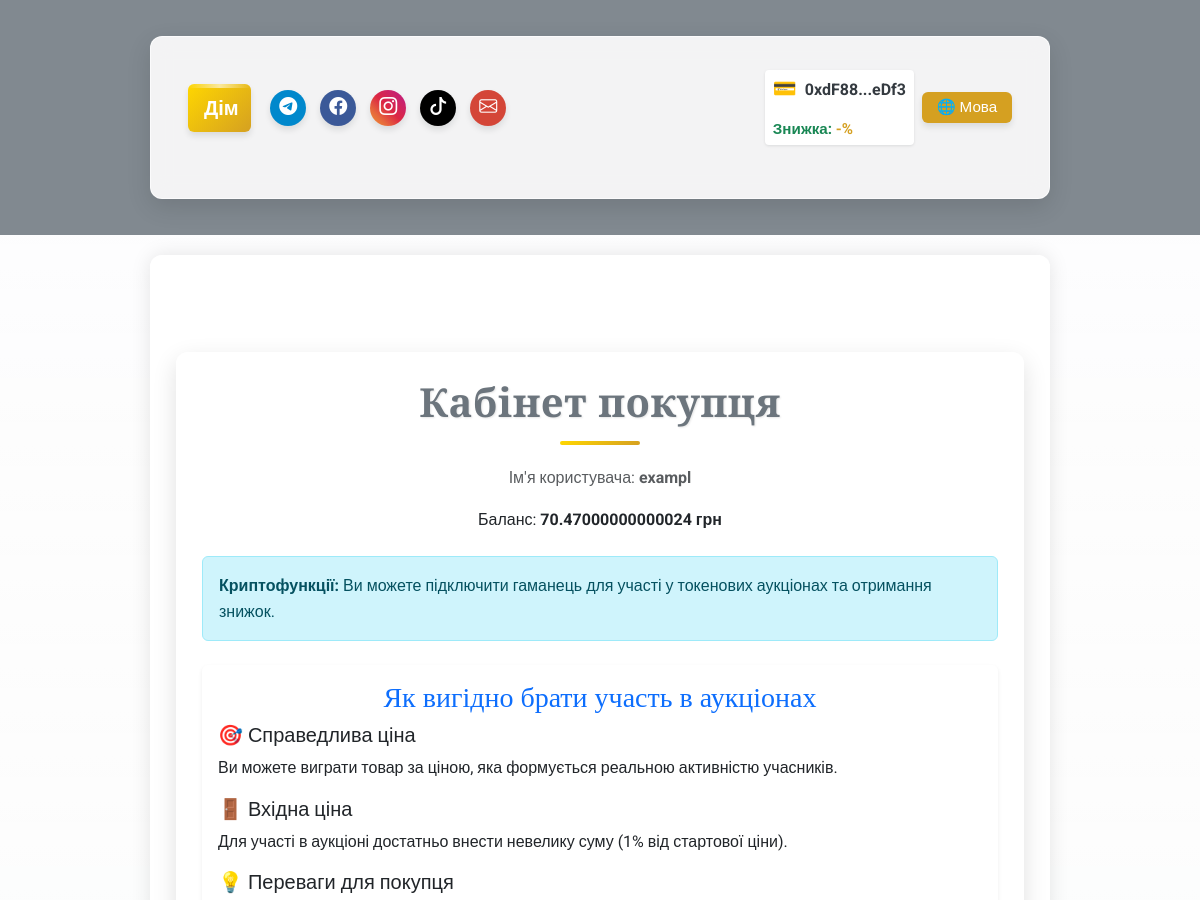
The app's page /user/buyer/Bramaverein1@gmail.com (signed in, upper part), older data.
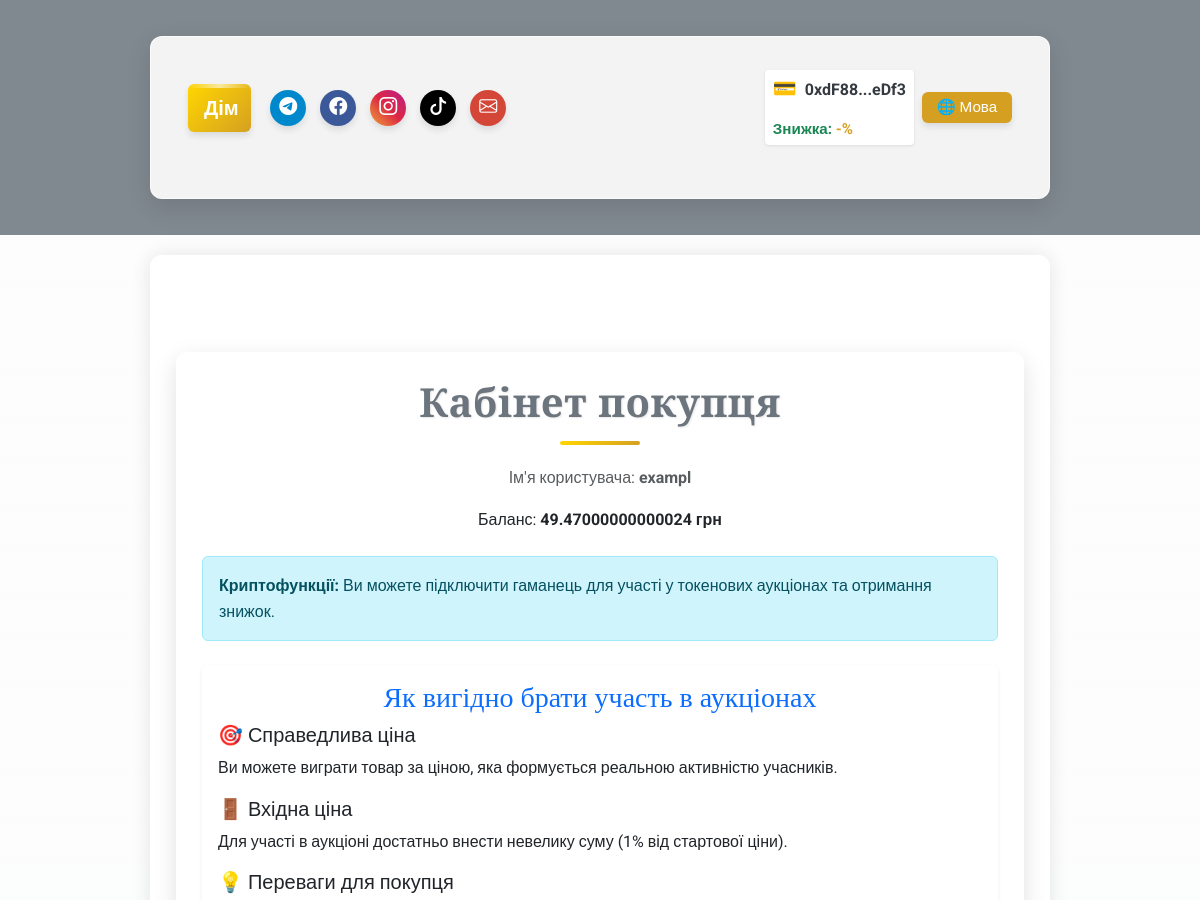
The same page, newer data.
### app/models/user.py (models this page shows, shortened)
class User(UserMixin, db.Model):
    __tablename__ = 'users'
    id = db.Column(db.Integer, primary_key=True)
    username = db.Column(db.String(80), nullable=False, unique=True)
    email = db.Column(db.String(120), nullable=False, unique=True)
    password_hash = db.Column(db.String(128), nullable=False)
    balance = db.Column(db.Float, default=0.0)
    platform_balance = db.Column(db.Float, default=0.0)  # Баланс платформи
    user_type = db.Column(db.String(10), nullable=False)  # "buyer", "seller", "admin"
    is_admin = db.Column(db.Boolean, default=False)  # Поле для адміністратора
    wallet_address = db.Column(db.String(42), nullable=True)  # Адреса криптогаманця
    verification_document = db.Column(db.String(255))
    is_verified = db.Column(Boolean, default=False)
    company_name = db.Column(db.String(255))
    tax_id = db.Column(db.String(64))
    language = db.Column(db.String(5), default='ua')  # 'ua', 'en', 'de'    # Зв'язки
    auctions_created = db.relationship('Auction', foreign_keys='Auction.seller_id', backref='seller', lazy=True)
    auctions_won = db.relationship('Auction', foreign_keys='Auction.winner_id', backref='winner', lazy=True)
    auction_participations = db.relationship('AuctionParticipant', back_populates='user', lazy=True)

### app/routes/user_routes.py (the view, shortened to what this page needs)
@user_bp.route('/buyer/<string:email>', methods=['GET', 'POST'])
@login_required
def buyer_dashboard(email):
    if current_user.email != email:
        lang = session.get('lang', 'ua')
        flash(get_message('not_authorized', lang), 'error')
        return redirect(url_for('auth.login'))
    user = User.query.filter_by(email=email).first()
    if not user:
        lang = session.get('lang', 'ua')
        flash(get_message('user_not_found', lang), 'error')
        return redirect(url_for('auth.login'))    # Активні аукціони
    auctions = Auction.query.filter_by(is_active=True).all()
    pending_confirmations = Auction.query.filter_by(is_active=False, is_confirmed=False, winner_id=current_user.id).all()
    lang = session.get('lang', 'ua')
    auction_participants = {}
    try:
        for a in auctions:
            try:
                if hasattr(a, 'get_participant'):
                    auction_participants[a.id] = a.get_participant(current_user.id)
                else:
                    from app.models.auction_participant import AuctionParticipant
                    auction_participants[a.id] = AuctionParticipant.query.filter_by(
                        auction_id=a.id, user_id=current_user.id).first()
            except Exception as e:
                print(f"[ERROR] Failed to get participant for auction {a.id}: {e}")
                auction_participants[a.id] = None
    except Exception as e:
        print(f"[ERROR] Error while handling participants: {e}")
    if lang == 'en':
        return render_template('users/buyer_dashboard_en.html', user=user, auctions=auctions, pending_confirmations=pending_confirmations, lang=lang, ui_text=ui_text, auction_participants=auction_participants)
    elif lang == 'de':
        return render_template('users/buyer_dashboard_de.html', user=user, auctions=auctions, pending_confirmations=pending_confirmations, lang=lang, ui_text=ui_text, auction_participants=auction_participants)
    return render_template('users/buyer_dashboard.html', user=user, auctions=auctions, pending_confirmations=pending_confirmations, lang=lang, ui_text=ui_text, auction_participants=auction_participants)

### app/models/auction.py (called while the page is built)
    def get_safe_photo(self, index=None):
        import os
        from flask import current_app
        fallback_image = 'images/default/no-image.png'
        if index is not None and self.photos and 0 <= index < len(self.photos):
            photo_path = self.photos[index]
        elif self.photos and 0 <= (self.main_photo_idx or 0) < len(self.photos):
            photo_path = self.photos[self.main_photo_idx or 0]
        elif self.photos and len(self.photos) > 0:
            photo_path = self.photos[0]
        else:
            return fallback_image
        full_path = os.path.join(current_app.static_folder, photo_path)
        if os.path.isfile(full_path):
            return photo_path
        else:
            print(f"Warning: Image file not found: {photo_path}")
            return fallback_image

    def get_participant(self, user_id):
        print(f"[DEBUG] Getting participant for auction ID: {self.id}, user ID: {user_id}")
        try:
            return self.participants.filter_by(user_id=user_id).first()
        except Exception as e:
            print(f"[ERROR] Failed to get participant: {e}")
            from app.models.auction_participant import AuctionParticipant
            return AuctionParticipant.query.filter_by(auction_id=self.id, user_id=user_id).first()

### app/utils/i18n_ui.py (called while the page is built)
def ui_text(key, lang):
    return ui_translations.get(key, {}).get(lang, ui_translations.get(key, {}).get('ua', key))

### app/templates/users/buyer_dashboard.html (shortened to what this page needs)
{% extends "base.html" %}
{% block content %}
<div class="container my-5">
    <div class="text-center mb-4">
        <h1 class="text-secondary">Кабінет покупця</h1>
        <p class="text-muted">Ім'я користувача: <strong>{{ user.username }}</strong></p>
        <p>Баланс: <strong><span id="balance-display">{{ user.balance }}</span> грн</strong></p>
    </div>
    <div class="alert alert-info mb-4">
        <b>Криптофункції:</b> Ви можете підключити гаманець для участі у токенових аукціонах та отримання знижок.
    </div>
    <div class="card shadow-sm border-0 mb-5">
        <div class="card-body">
            <h3 class="card-title text-primary">Як вигідно брати участь в аукціонах</h3>
            <h5>🎯 Справедлива ціна</h5>
            <p>Ви можете виграти товар за ціною, яка формується реальною активністю учасників.</p>
            <h5>🚪 Вхідна ціна</h5>
            <p>Для участі в аукціоні достатньо внести невелику суму (1% від стартової ціни).</p>
            <h5>💡 Переваги для покупця</h5>
        </div>
    </div>
</div>
{% endblock %}

### app/templates/base.html (shortened to what this page needs)
<!DOCTYPE html>
<html lang="{{ lang if lang else 'uk' }}">
<head>
    <link href="https://cdn.jsdelivr.net/npm/bootstrap@5.3.0/dist/css/bootstrap.min.css" rel="stylesheet">
    <link rel="stylesheet" href="https://cdn.jsdelivr.net/npm/bootstrap-icons@1.11.1/font/bootstrap-icons.css">
    <link rel="stylesheet" href="{{ url_for('static', filename='css/custom.css') }}?v={{ range(1, 100000) | random }}">
</head>
<body class="bg-light text-dark" style="font-family: 'Roboto', sans-serif;">
    <div class="video-background">
    </div>
    <header class="bg-secondary text-white py-3" style="background-color: rgba(108, 117, 125, 0.85) !important;">
        <div class="container">
            <nav class="navbar navbar-expand-lg navbar-dark">                <div class="container-fluid">                    <a class="navbar-brand fw-bold home-button" href="/">{{ ui_text('home', lang) }}</a>
                    <div class="d-flex align-items-center w-100 justify-content-between header-content">
                        <div class="d-flex gap-2 align-items-center header-social">
                            <a href="https://t.me/your_channel" class="social-button telegram-color" title="{{ ui_text('telegram', lang) }}"
                                target="_blank">
                                <i class="bi bi-telegram"></i>
                            </a>
                            <a href="https://facebook.com/your_page" class="social-button facebook-color" title="{{ ui_text('facebook', lang) }}"
                                target="_blank">
                                <i class="bi bi-facebook"></i>
                            </a>
                            <a href="https://instagram.com/your_page" class="social-button instagram-color" title="{{ ui_text('instagram', lang) }}"
                                target="_blank">
                                <i class="bi bi-instagram"></i>
                            </a>
                            <a href="https://tiktok.com/@your_page" class="social-button tiktok-color" title="{{ ui_text('tiktok', lang) }}"
                                target="_blank">
                                <i class="bi bi-tiktok"></i>
                            </a>
                            <a href="mailto:info@yourdomain.com" class="social-button email-color" title="{{ ui_text('email', lang) }}">
                                <i class="bi bi-envelope"></i>
                            </a>
                        </div>
                        <div class="d-flex align-items-center ms-3 header-controls">
                            {% if current_user.is_authenticated %}
                            {% if current_user.wallet_address %}
                            <div class="wallet-widget">                                <div class="wallet-address-container">
                                    <span class="wallet-icon">&#128179;</span>
                                    <span id="wallet-address-short" title="{{ ui_text('copy_address', lang) }}" data-full-address="{{ current_user.wallet_address }}" class="text-truncate-item">
                                        {{ current_user.wallet_address[:6] }}...{{ current_user.wallet_address[-4:] }}
                                    </span>
                                </div>                                {% if user_discount is not none %}
                                <div class="small text-success fw-bold mt-1 wallet-discount text-truncate-item">
                                    {{ ui_text('token_discount', lang) }}: <span style="color:#d5a021;">-{{ user_discount }}%</span>
                                </div>
                                {% endif %}
                            </div>                            {% else %}                            <button onclick="connectWallet()" class="btn btn-outline-warning btn-sm ms-2 wallet-connect-btn text-truncate-item">
                                {{ ui_text('connect_wallet', lang) }}&nbsp;&#128179;
                            </button>
                            {% endif %}
                            {% endif %}
                                                        <div class="ms-2 language-switcher">
                                <div class="dropdown">
                                    <button class="btn btn-outline-light btn-sm py-1 px-2 dropdown-toggle text-truncate-item" type="button"
                                        id="langDropdown" data-bs-toggle="dropdown" aria-expanded="false">
                                        🌐 {{ ui_text('language', lang) }}
                                    </button>
                                </div>
                            </div>
                        </div>
                    </div>
                </div>
            </nav>
        </div>    </header>    <main class="container py-5" style="background-color: rgba(255, 255, 255, 0.85); border-radius: 12px; box-shadow: 0 0 20px rgba(0, 0, 0, 0.1);">
        {% block content %}{% endblock %}
    </main>
</body>
</html>

### app/templates/base.html (style rules this page uses)
.text-truncate-item { white-space: nowrap; overflow: hidden; text-overflow: ellipsis; max-width: 100%; }
.video-background { position: fixed; top: 0; left: 0; width: 100%; height: 100%; z-index: -2; overflow: hidden; }
.wallet-widget { display: flex; align-items: center; background-color: white; padding: 0.25rem 0.5rem; border-radius: 0.25rem; box-shadow: 0 1px 3px rgba(0, 0, 0, 0.1); gap: 8px; flex-direction: column; align-items: flex-start; max-width: 100%; }
.wallet-address-container { display: flex; align-items: center; gap: 8px; max-width: 100%; overflow: hidden; }
.wallet-icon { font-size: 1.2em; color: #28a745; }
#wallet-address-short { text-overflow: ellipsis; overflow: hidden; white-space: nowrap; cursor: pointer; font-weight: bold; color: #343a40; }
.wallet-discount { font-size: 0.95em; max-width: 100%; }
.language-switcher button { font-size: 0.95em; min-width: 90px; }

Row changes from the older to the newer data that the page shows:
changed User "0xdF88": balance "70.47000000000024" → "49.47000000000024"
